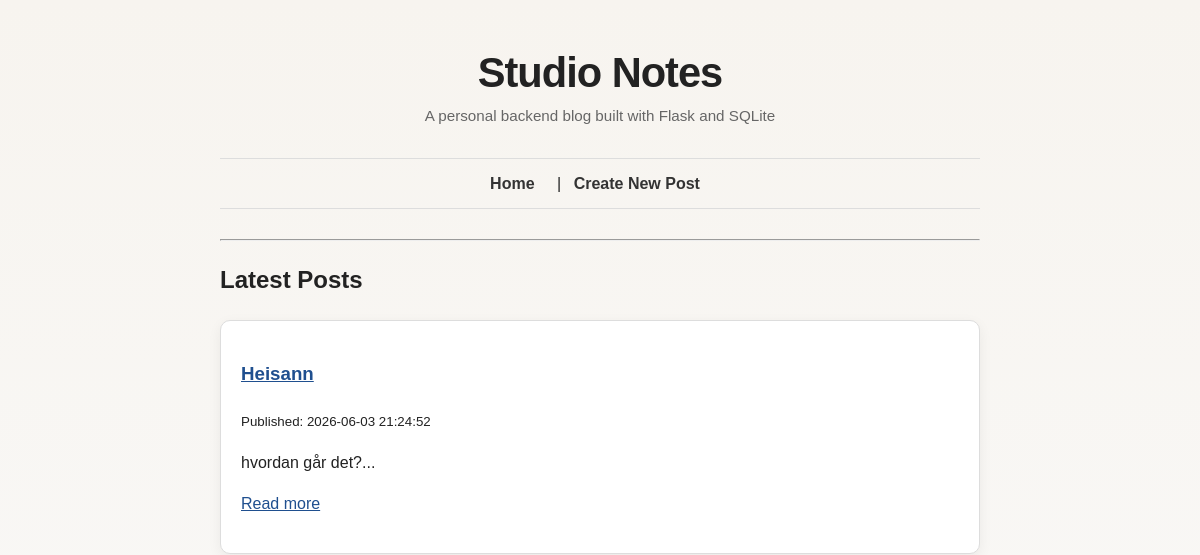
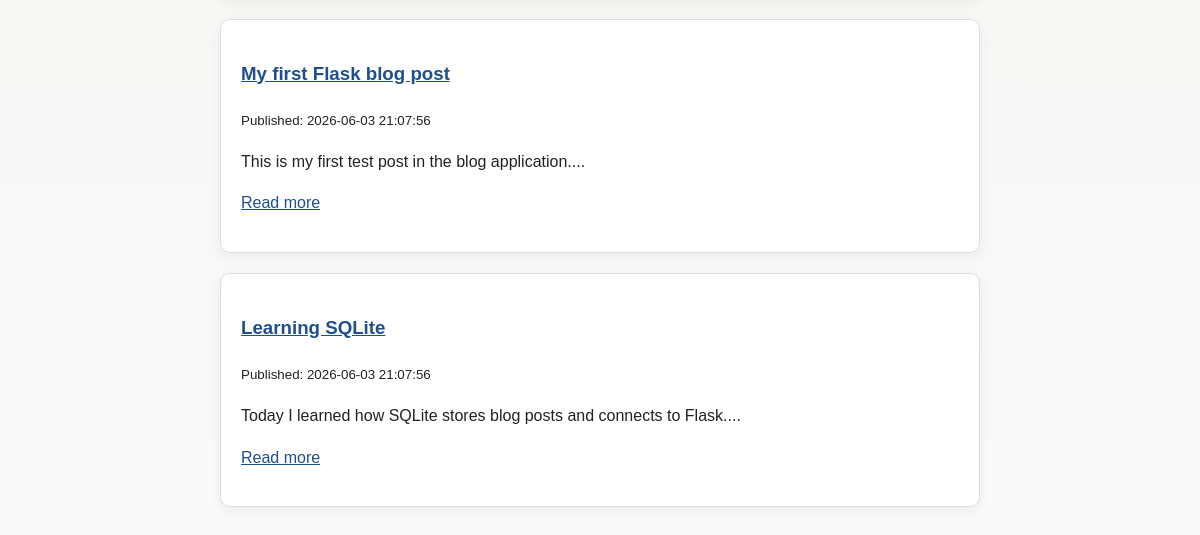
The app's page /, older data (2 pictures, top to bottom).
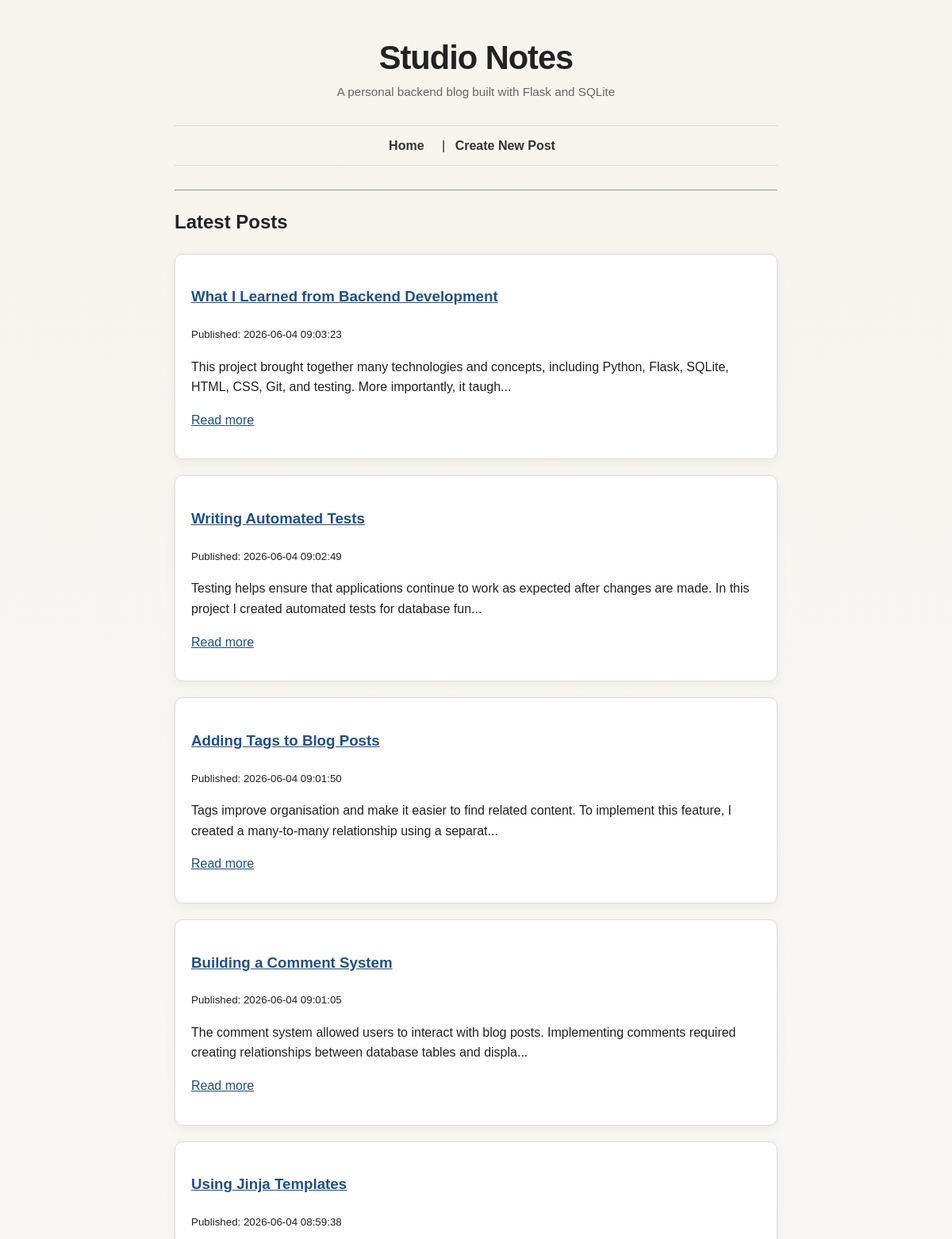
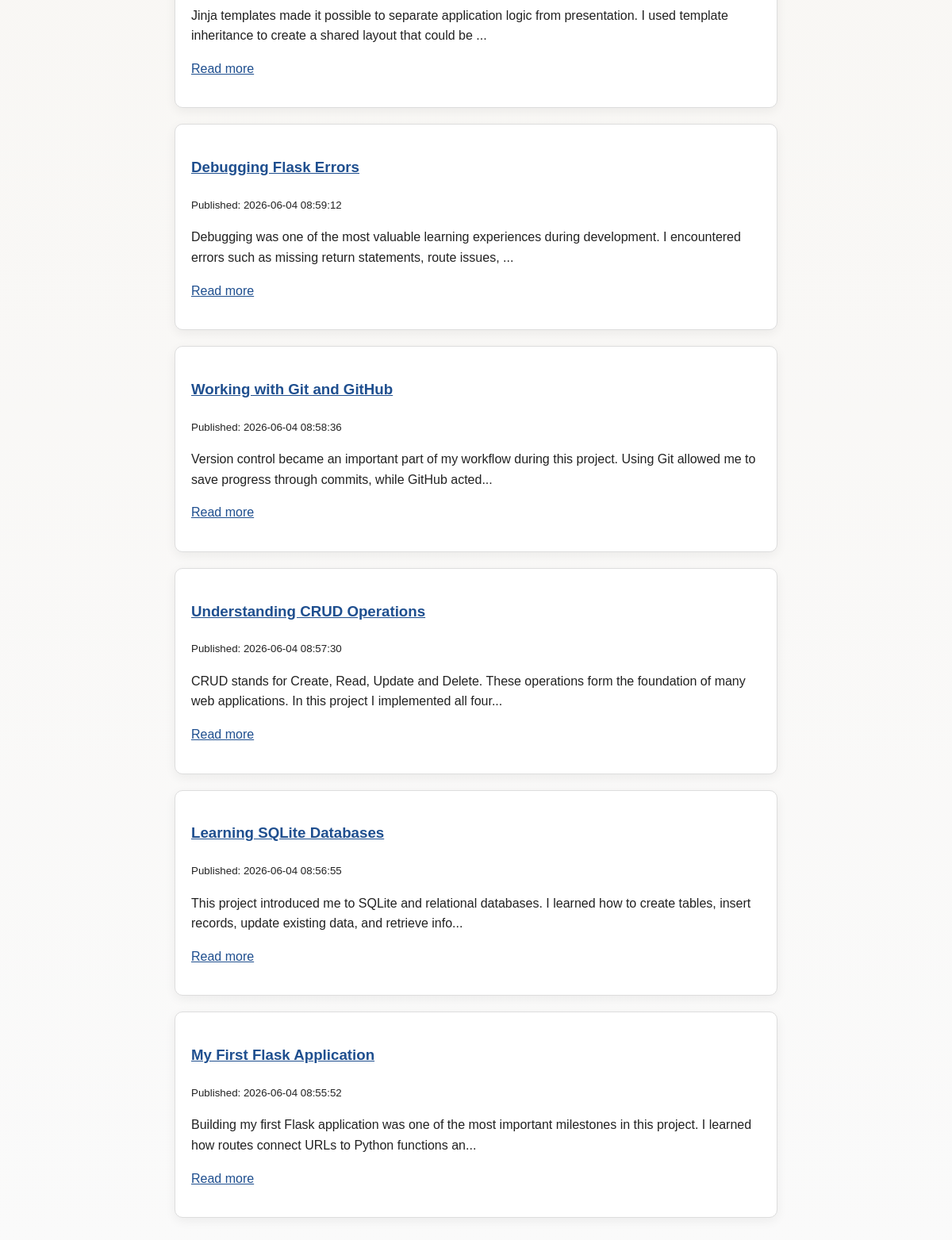
The same page, newer data (2 pictures, top to bottom).
### tables this page shows
CREATE TABLE posts (
    id INTEGER PRIMARY KEY AUTOINCREMENT,
    title TEXT NOT NULL,
    body TEXT NOT NULL,
    created_at TEXT NOT NULL DEFAULT CURRENT_TIMESTAMP,
    updated_at TEXT
);

### app.py (the view)
@app.route("/")
def home():
    posts = database.get_all_posts()
    return render_template("index.html", posts=posts)

### database.py (called while the page is built)
def get_db_connection():
    connection = sqlite3.connect(DATABASE)
    connection.row_factory = sqlite3.Row
    return connection

def get_all_posts():
    connection = get_db_connection()
    posts = connection.execute(
        "SELECT * FROM posts ORDER BY created_at DESC"
    ).fetchall()
    connection.close()
    return posts

### templates/index.html
{% extends "layout.html" %}
{% block content %}
<h2>Latest Posts</h2>
{% if posts %}
    {% for post in posts %}
        <article>
            <h3>
                <a href="/posts/{{ post.id }}">{{ post.title }}</a>
            </h3>
            <p><small>Published: {{ post.created_at }}</small></p>
            <p>{{ post.body[:150] }}...</p>
            <p>
                <a href="/posts/{{ post.id }}">Read more</a>
            </p>
        </article>
    {% endfor %}
{% else %}
    <p>No blog posts yet.</p>
{% endif %}
{% endblock %}

### templates/layout.html (shortened to what this page needs)
<!DOCTYPE html>
<html>
<head>
    <link rel="stylesheet" href="{{ url_for('static', filename='style.css') }}">
</head>
<body>
    <header>
        <h1>Studio Notes</h1>
    </header>
   <nav>
    <a href="/">Home</a>
    |
    <a href="/posts/new">Create New Post</a>
</nav>
    <hr>
    {% block content %}
    {% endblock %}
</body>
</html>

### static/style.css (style rules this page uses)
body { font-family: Arial, sans-serif; max-width: 760px; margin: 40px auto; padding: 0 20px; line-height: 1.6; background-color: #fafafa; color: #222; }
header { margin-bottom: 20px; }
header h1 { margin-bottom: 5px; }
nav { margin-bottom: 30px; }
nav a { text-decoration: none; color: #333; margin-right: 10px; }
article { background: white; padding: 20px; margin-bottom: 20px; border: 1px solid #ddd; }
a { color: #1f4f8f; }
header { text-align: center; padding-bottom: 10px; }
nav { text-align: center; padding: 12px 0; border-top: 1px solid #ddd; border-bottom: 1px solid #ddd; }
nav a { font-weight: bold; }
body { background: linear-gradient(180deg, #f7f4ef 0%, #fafafa 100%); }
header h1 { font-size: 2.6rem; letter-spacing: -1px; }
header::after { content: "A personal backend blog built with Flask and SQLite"; display: block; color: #666; font-size: 0.95rem; margin-top: -8px; }
article { border-radius: 10px; box-shadow: 0 4px 14px rgba(0, 0, 0, 0.06); }
nav a { padding: 6px 8px; }

Row changes from the older to the newer data that the page shows:
removed posts: title "Heisann", created_at "2026-06-03 21:24:52", body "hvordan går det?"
removed posts: title "My first Flask blog post", created_at "2026-06-03 21:07:56", body "This is my first test post in the blog application."
removed posts: title "Learning SQLite", created_at "2026-06-03 21:07:56", body "Today I learned how SQLite stores blog posts and connects to Flask."
added posts: title "What I Learned from Backend Development", created_at "2026-06-04 09:03:23", body "This project brought together many technologies and concepts, including Python, Flask, SQLite, HTML, CSS, Git, and testing. More importantly, it taugh"
added posts: title "Writing Automated Tests", created_at "2026-06-04 09:02:49", body "Testing helps ensure that applications continue to work as expected after changes are made. In this project I created automated tests for database fun"
added posts: title "Adding Tags to Blog Posts", created_at "2026-06-04 09:01:50", body "Tags improve organisation and make it easier to find related content. To implement this feature, I created a many-to-many relationship using a separat"
added posts: title "Building a Comment System", created_at "2026-06-04 09:01:05", body "The comment system allowed users to interact with blog posts. Implementing comments required creating relationships between database tables and displa"
added posts: title "Using Jinja Templates", created_at "2026-06-04 08:59:38", body "Jinja templates made it possible to separate application logic from presentation. I used template inheritance to create a shared layout that could be"
added posts: title "Debugging Flask Errors", created_at "2026-06-04 08:59:12", body "Debugging was one of the most valuable learning experiences during development. I encountered errors such as missing return statements, route issues,"
added posts: title "Working with Git and GitHub", created_at "2026-06-04 08:58:36", body "Version control became an important part of my workflow during this project. Using Git allowed me to save progress through commits, while GitHub acted"
added posts: title "Understanding CRUD Operations", created_at "2026-06-04 08:57:30", body "CRUD stands for Create, Read, Update and Delete. These operations form the foundation of many web applications. In this project I implemented all four"
added posts: title "Learning SQLite Databases", created_at "2026-06-04 08:56:55", body "This project introduced me to SQLite and relational databases. I learned how to create tables, insert records, update existing data, and retrieve info"
added posts: title "My First Flask Application", created_at "2026-06-04 08:55:52", body "Building my first Flask application was one of the most important milestones in this project. I learned how routes connect URLs to Python functions an"
